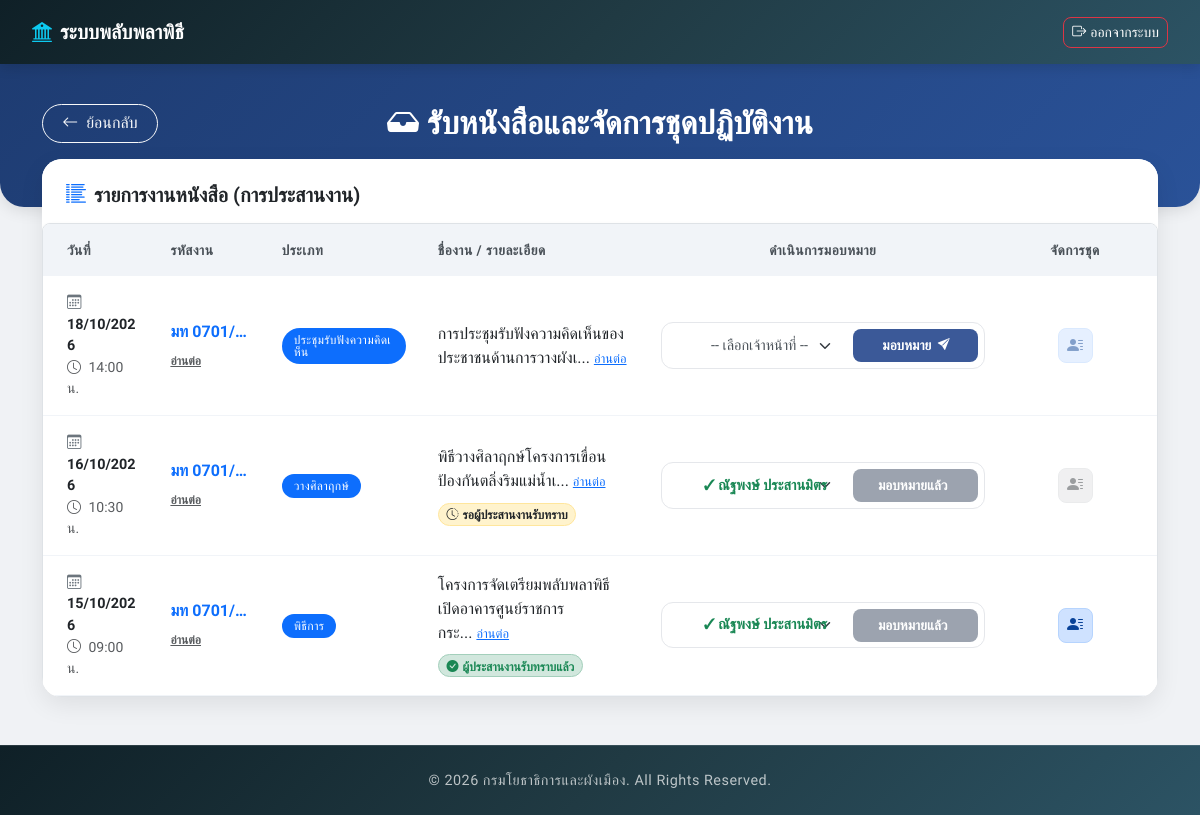
/manage_operation4.php, run on the app's committed database.
### tables this page shows
CREATE TABLE IF NOT EXISTS `documents` (
  `id` int(11) NOT NULL AUTO_INCREMENT,
  `fiscal_year` varchar(4) DEFAULT NULL,
  `doc_number` varchar(100) DEFAULT NULL,
  `source_doc_number` varchar(100) DEFAULT NULL,
  `doc_name` varchar(255) NOT NULL,
  `description` text DEFAULT NULL,
  `doc_detail` text DEFAULT NULL,
  `job_type` varchar(100) DEFAULT NULL,
  `job_type_other` varchar(255) DEFAULT NULL,
  `host_agency` varchar(255) DEFAULT NULL,
  `host_agency_affiliation` varchar(255) DEFAULT NULL,
  `coordinator` varchar(255) DEFAULT NULL,
  `coordinator_1_name` varchar(150) DEFAULT NULL,
  `coordinator_1_phone` varchar(50) DEFAULT NULL,
  `coordinator_2_name` varchar(150) DEFAULT NULL,
  `coordinator_2_phone` varchar(50) DEFAULT NULL,
  `job_id` varchar(50) DEFAULT NULL,
  `staff_id` int(11) DEFAULT NULL,
  `location` varchar(255) DEFAULT NULL,
  `venue_name` varchar(255) DEFAULT NULL,
  `venue_province` varchar(100) DEFAULT NULL,
  `venue_district` varchar(100) DEFAULT NULL,
  `venue_subdistrict` varchar(100) DEFAULT NULL,
  `event_start_date` date DEFAULT NULL,
  `event_end_date` date DEFAULT NULL,
  `pre_meeting_date` date DEFAULT NULL,
  `equipment_borrow_date` date DEFAULT NULL,
  `dpt_work_start` datetime DEFAULT NULL,
  `dpt_work_end` datetime DEFAULT NULL,
  `received_date` datetime DEFAULT NULL,
  `dpt_receive_number` varchar(100) DEFAULT NULL,
  `dpt_receive_date` date DEFAULT NULL,
  `division_receive_number` varchar(100) DEFAULT NULL,
  `division_receive_date` date DEFAULT NULL,
  `created_by` varchar(100) DEFAULT NULL,
  `sent_to` int(11) DEFAULT NULL,
  `created_at` timestamp NOT NULL DEFAULT CURRENT_TIMESTAMP,
  `updated_at` timestamp NOT NULL DEFAULT CURRENT_TIMESTAMP ON UPDATE CURRENT_TIMESTAMP,
  `doc_status` varchar(50) DEFAULT 'pending',
  `attachment_file` varchar(255) DEFAULT NULL,
  `remark` text DEFAULT NULL,
  `is_acknowledged` tinyint(1) NOT NULL DEFAULT 0,
  PRIMARY KEY (`id`),
  KEY `idx_documents_sent_to` (`sent_to`),
  KEY `idx_documents_doc_status` (`doc_status`)
);

CREATE TABLE IF NOT EXISTS `users` (
  `id` int(11) NOT NULL AUTO_INCREMENT,
  `username_sso` varchar(100) DEFAULT NULL,
  `password_hash` varchar(255) DEFAULT NULL,
  `fname` varchar(100) NOT NULL,
  `lname` varchar(100) NOT NULL,
  `depart_code` varchar(20) DEFAULT NULL,
  `depart_name` varchar(255) DEFAULT NULL,
  `email` varchar(150) DEFAULT NULL,
  `mobile_phone` varchar(50) DEFAULT NULL,
  `cid` varchar(20) DEFAULT NULL,
  `role` enum('super_admin','admin','head_operation','coordinator_operation','staff_operation','head_vehicle','staff_vehicle','pending') NOT NULL DEFAULT 'pending',
  `created_at` timestamp NOT NULL DEFAULT CURRENT_TIMESTAMP,
  PRIMARY KEY (`id`),
  UNIQUE KEY `idx_users_username_sso` (`username_sso`),
  KEY `idx_users_role` (`role`)
);

### manage_operation4.php (the view, shortened to what this page needs)
<?php
require 'db.php';
try {
    if(isset($conn)) {
        $docs = $conn->query("SELECT * FROM documents ORDER BY id DESC")->fetchAll();
        $stmt_all_staff = $conn->prepare("
            SELECT id, fname, lname
            FROM users
            WHERE role = 'coordinator_operation'
            ORDER BY fname ASC
        ");
        $stmt_all_staff->execute();
        $staff_list = $stmt_all_staff->fetchAll();
    } else {
        $docs = []; $assignments_by_job = []; $staff_list = []; $available_sets = []; $master_sets = [];
    }
} catch (PDOException $e) {
    die("เกิดข้อผิดพลาดในการดึงข้อมูลมาแสดง: " . $e->getMessage());
}
function getBadgeClass($type) {
    switch ($type) {
        default: return 'bg-primary text-white';
    }
}
?>
<!DOCTYPE html>
<html lang="th">
<head>
    <link href="https://cdn.jsdelivr.net/npm/bootstrap@5.3.2/dist/css/bootstrap.min.css" rel="stylesheet">
    <link rel="stylesheet" href="https://cdn.jsdelivr.net/npm/bootstrap-icons@1.11.0/font/bootstrap-icons.css">
</head>
<body>
<?php include 'menu.php'; ?>
<div class="content-wrapper">
    <div class="page-header text-center">
        <div class="container position-relative">
            <div class="row align-items-center">
                <div class="col-12 col-md-2 text-center text-md-start mb-3 mb-md-0">
                    <a href="home_head_operation.php" class="btn btn-outline-light rounded-pill d-inline-flex align-items-center" style="font-weight: 500; padding: 0.4rem 1.2rem; transition: all 0.2s;">
                        <i class="bi bi-arrow-left me-2"></i>ย้อนกลับ
                    </a>
                </div>
                <div class="col-12 col-md-8 text-center">
                    <h2 class="fw-bold mb-0"><i class="bi bi-inbox-fill me-2"></i>รับหนังสือและจัดการชุดปฏิบัติงาน</h2>
                </div>
            </div>
            <br>
        </div>
    </div>
    <div class="container" style="position: relative;">
        <div class="row justify-content-center">
            <div class="col-lg-12">
                <div class="card custom-card mb-5">
                    <div class="card-header bg-white border-bottom-0 pt-4 pb-3 px-4 d-flex justify-content-between align-items-center flex-wrap gap-2">
                        <h5 class="fw-bold text-dark mb-0">
                            <i class="bi bi-list-columns-reverse me-2 text-primary"></i>รายการงานหนังสือ (การประสานงาน)
                        </h5>
                    </div>
                    <div class="card-body p-0">
                        <div class="table-responsive bg-white rounded-3 shadow-sm border" style="-webkit-overflow-scrolling: touch;">
                            <table class="table table-hover table-custom mb-0 align-middle" style="table-layout: fixed; width: 100%; min-width: 1050px;">
                                <thead class="table-light">
                                    <tr>
                                        <th class="ps-4" style="width: 10%;">วันที่</th> <th style="width: 10%;">รหัสงาน</th> <th style="width: 14%;">ประเภท</th>
                                        <th style="width: 20%;">ชื่องาน / รายละเอียด</th>
                                        <th class="text-center" style="width: 32%;">ดำเนินการมอบหมาย</th>
                                        <th class="text-center pe-4" style="width: 14%;">จัดการชุด</th>
                                    </tr>
                                </thead>
                                <tbody>
                                    <?php foreach ($docs as $doc):
                                        $is_acknowledged = isset($doc['is_acknowledged']) && $doc['is_acknowledged'] == 1 ? true : false;
                                    ?>
                                    <tr>
                                        <td class="ps-4">
                                            <div class="d-flex flex-column">
                                                <span class="fw-bold text-dark" style="font-size: 0.9rem;">
                                                    <i class="bi bi-calendar3 me-1 text-secondary"></i>
                                                    <?php echo date('d/m/Y', strtotime($doc['received_date'])); ?>
                                                </span>
                                                <small class="text-muted">
                                                    <i class="bi bi-clock me-1"></i>
                                                    <?php echo date('H:i', strtotime($doc['received_date'])); ?> น.
                                                </small>
                                            </div>
                                        </td>
<td class="text-primary" style="max-width: 200px;">
    <div class="fw-bold">
        <div class="text-content text-truncate" style="max-width: 180px;">
            <?php echo htmlspecialchars($doc['doc_number'] ?: '-'); ?>
        </div>
        <?php if ($doc['doc_number'] && $doc['doc_number'] !== '-'): ?>
        <div class="mt-1 btn-toggle-wrapper d-none">
            <small class="text-muted"
                   style="cursor: pointer; text-decoration: underline; font-size: 0.75rem;"
                   onclick="toggleText(this)">
                อ่านต่อ
            </small>
        </div>
        <?php endif; ?>
    </div>
</td>
                                        <td style="word-break: break-all;">
                                            <?php
                                                $job_type_other_val = $doc['job_type_other'] ?? '';
                                                $job_type_text = ($doc['job_type'] === 'อื่นๆ' && !empty($job_type_other_val)) ? "อื่นๆ: " . $job_type_other_val : $doc['job_type'];
                                                $badge_class = getBadgeClass($doc['job_type']);
                                                echo '<span class="badge badge-custom ' . $badge_class . '" style="white-space: normal; text-align: left; display: inline-block; max-width: 100%;">';
                                                echo htmlspecialchars($job_type_text);
                                                echo '</span>';
                                            ?>
                                        </td>
  <td style="word-break: break-word; min-width: 250px;">
    <?php
        $doc_name = htmlspecialchars($doc['doc_name']);
        $max_len = 50;
        $unique_id = uniqid('doc_');
    ?>
    <div class="text-dark fw-medium">
        <?php if (mb_strlen($doc_name, 'UTF-8') > $max_len): ?>
            <span id="short_<?php echo $unique_id; ?>">
                <?php echo mb_substr($doc_name, 0, $max_len, 'UTF-8') . '...'; ?>&nbsp;<a href="javascript:void(0)" class="text-primary fw-normal" style="font-size: 0.8rem; text-decoration: underline; white-space: nowrap;" onclick="document.getElementById('short_<?php echo $unique_id; ?>').style.display='none'; document.getElementById('full_<?php echo $unique_id; ?>').style.display='inline';">อ่านต่อ</a>
            </span>
        <?php else: ?>
            <?php echo $doc_name; ?>
        <?php endif; ?>
    </div>
    <?php if(!empty($doc['sent_to'])): ?>
        <div class="d-block mt-2">
            <?php if($is_acknowledged): ?>
                <span class="badge rounded-pill bg-success-subtle text-success border border-success-subtle">
                    <i class="bi bi-check-circle-fill me-1"></i>ผู้ประสานงานรับทราบแล้ว
                </span>
            <?php else: ?>
                <span class="badge rounded-pill bg-warning-subtle text-dark border border-warning-subtle">
                    <i class="bi bi-clock-history me-1"></i>รอผู้ประสานงานรับทราบ
                </span>
            <?php endif; ?>
        </div>
    <?php endif; ?>
</td>
                                        <td class="text-center align-middle">
                                            <form method="post" class="forward-box">
<select name="send_to"
        class="form-select flex-grow-1 forward-select <?php echo !empty($doc['sent_to']) ? 'assigned-locked' : ''; ?>"
        required
        data-original-val="<?php echo htmlspecialchars($doc['sent_to'] ?? ''); ?>"
        onchange="checkStaffStatus(this); this.blur();"
        <?php echo $is_acknowledged ? 'disabled' : ''; ?>>
    <option value="" disabled <?php echo empty($doc['sent_to']) ? 'selected' : ''; ?>>-- เลือกเจ้าหน้าที่ --</option>
    <?php
    $busy_staff_ids = array_filter(array_column($docs, 'sent_to'));
    foreach($staff_list as $s):
        $is_current_owner = ((string)($doc['sent_to'] ?? '') === (string)$s['id']);
        $is_already_assigned = in_array($s['id'], $busy_staff_ids);
        $should_be_disabled = $is_already_assigned && !$is_current_owner;
        $name = htmlspecialchars($s['fname'] . " " . $s['lname']);
    ?>
   <option value="<?php echo $s['id']; ?>"
        class="<?php echo $is_current_owner ? 'text-success fw-bold' : ($should_be_disabled ? 'text-muted' : 'text-dark'); ?>"
        data-name="<?php echo $name; ?>"
        <?php echo $is_current_owner ? 'selected' : ''; ?>
        <?php echo $should_be_disabled ? 'disabled' : ''; ?>>
    <?php
        if ($is_current_owner) {
            echo "✓ " . $name;
        } else {
            echo $name;
        }
    ?>
</option>
    <?php endforeach; ?>
</select>
                                                <button type="submit" name="forward_doc" class="btn-submit-forward <?php echo empty($doc['sent_to']) ? 'btn-active' : 'btn-disabled'; ?>" <?php echo $is_acknowledged ? 'disabled' : ''; ?>>
                                                    <span class="btn-text"><?php echo empty($doc['sent_to']) ? 'มอบหมาย' : 'มอบหมายแล้ว'; ?></span>
                                                    <i class="<?php echo empty($doc['sent_to']) ? 'bi bi-send-fill' :
													''
													; ?> small"></i>
                                                </button>
                                            </form>
                                        </td>
                                      <td class="text-center pe-4">
                                            <div class="d-flex flex-column align-items-center justify-content-center position-relative" style="height: 38px;">
                                                <div class="d-flex justify-content-center gap-2">
                                                    <?php if(!empty($doc['sent_to']) && !$is_acknowledged): ?>
                                                        <button type="button" class="btn-action btn-set" disabled title="ต้องรอผู้ประสานงานรับทราบเรื่องก่อน จึงจะจัดชุดได้" style="opacity: 0.5; cursor: not-allowed;">
                                                            <i class="bi bi-person-lines-fill"></i>
                                                        </button>
                                                    <?php else: ?>
                                                        <button type="button" class="btn-action btn-staff" <?php echo empty($doc['sent_to']) ? 'disabled style="opacity:0.5;" title="กรุณามอบหมายผู้ประสานงานก่อน"' : 'data-bs-toggle="modal" data-bs-target="#manageStaffModal'.$doc['id'].'" title="จัดการชุด/คนเข้าชุด"'; ?>>
                                                            <i class="bi bi-person-lines-fill"></i>
                                                        </button>
                                                    <?php endif; ?>
                                                </div>
                                            </div>
                                      </td>
                                    </tr>
                                    <?php endforeach; ?>
                                </tbody>
                            </table>
                        </div>
                    </div>
                </div>
            </div>
        </div>
    </div>
</div>
<?php include 'footer.php'; ?>
</body>
</html>

### data on the page
documents: received_date "18/10/2026", received_date "14:00", doc_number "มท 0701/…", shows "อ่านต่อ", job_type "ประชุมรับฟังความคิดเห็น", doc_name "การประชุมรับฟังความคิดเห็นของประชาชนด้านการวางผังเ", send_to "-- เลือกเจ้าหน้าที่ --", shows "มอบหมาย"
documents: received_date "16/10/2026", received_date "10:30", doc_number "มท 0701/…", shows "อ่านต่อ", job_type "วางศิลาฤกษ์", doc_name "พิธีวางศิลาฤกษ์โครงการเขื่อนป้องกันตลิ่งริมแม่น้ำเ", shows "รอผู้ประสานงานรับทราบ", send_to "✓ ณัฐพงษ์ ประสานมิตร", shows "มอบหมายแล้ว"
documents: received_date "15/10/2026", received_date "09:00", doc_number "มท 0701/…", shows "อ่านต่อ", job_type "พิธีการ", doc_name "โครงการจัดเตรียมพลับพลาพิธีเปิดอาคารศูนย์ราชการกระ", shows "ผู้ประสานงานรับทราบแล้ว", send_to "✓ ณัฐพงษ์ ประสานมิตร", shows "มอบหมายแล้ว"
